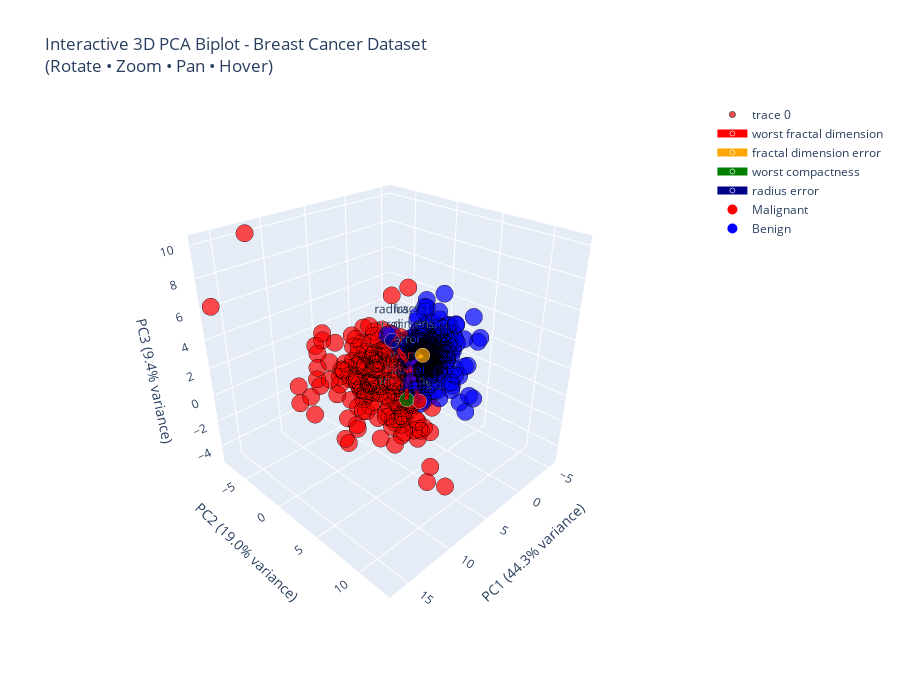

Source (notebook cell):
### Markdown cell above
- Interactive 3D PCA

### Code cell
import plotly.graph_objects as go

df_pca = pd.DataFrame({
    'PC1': X_pca_3d[:, 0],
    'PC2': X_pca_3d[:, 1],
    'PC3': X_pca_3d[:, 2],
    'Class': ['Malignant' if label == 0 else 'Benign' for label in y]
})

fig = go.Figure()

# Points
fig.add_trace(go.Scatter3d(
    x=df_pca['PC1'], y=df_pca['PC2'], z=df_pca['PC3'],
    mode='markers',
    marker=dict(size=6, color=df_pca['Class'].map({'Malignant': 'red', 'Benign': 'blue'}),
                opacity=0.7, line=dict(width=1, color='black')),
    text=df_pca['Class'], hoverinfo='text'
))

# Feature vectors (top 4)
scale_factor = 8.0
top_features_idx = np.argsort(feature_importance)[-4:][::-1]
vector_colors = ['red', 'orange', 'green', 'darkblue']

for i, idx in enumerate(top_features_idx):
    vec = pca_3d.components_[:, idx] * scale_factor
    fig.add_trace(go.Scatter3d(x=[0, vec[0]], y=[0, vec[1]], z=[0, vec[2]],
                               mode='lines+markers',
                               line=dict(color=vector_colors[i], width=8),
                               marker=dict(size=[0, 10], color=vector_colors[i]),
                               name=data.feature_names[idx]))
    
    name = data.feature_names[idx].replace(' ', '<br>')
    fig.add_trace(go.Scatter3d(x=[vec[0]], y=[vec[1]], z=[vec[2]],
                               mode='text', text=[name], textposition="top center",
                               showlegend=False))

fig.update_layout(
    title="Interactive 3D PCA Biplot - Breast Cancer Dataset<br>(Rotate • Zoom • Pan • Hover)",
    scene=dict(
        xaxis_title=f'PC1 ({pca_3d.explained_variance_ratio_[0]:.1%} variance)',
        yaxis_title=f'PC2 ({pca_3d.explained_variance_ratio_[1]:.1%} variance)',
        zaxis_title=f'PC3 ({pca_3d.explained_variance_ratio_[2]:.1%} variance)',
        aspectmode='manual', aspectratio=dict(x=1, y=1, z=1),
        camera=dict(eye=dict(x=1.5, y=1.5, z=1.2))
    ),
    width=900, height=700
)

# Legend for classes
fig.add_trace(go.Scatter3d(x=[None], y=[None], z=[None], mode='markers',
                           marker=dict(size=10, color='red'), name='Malignant'))
fig.add_trace(go.Scatter3d(x=[None], y=[None], z=[None], mode='markers',
                           marker=dict(size=10, color='blue'), name='Benign'))

fig.show()

### Figure 1 — Plotly figure (JSON) as saved in the notebook; plotly's stock layout.template omitted (floating-point values rounded to 4 significant figures; data arrays with more than 128 entries replaced by an {"elided": "..."} marker saying what was removed)
{"data": [{"hoverinfo": "text", "marker": {"color": {"elided": "569 str values"}, "line": {"color": "black", "width": 1}, "opacity": 0.7, "size": 6}, "mode": "markers", "text": {"elided": "569 str values"}, "type": "scatter3d", "x": {"elided": "569 float values"}, "y": {"elided": "569 float values"}, "z": {"elided": "569 float values"}}, {"line": {"color": "red", "width": 8}, "marker": {"color": "red", "size": [0, 10]}, "mode": "lines+markers", "name": "worst fractal dimension", "type": "scatter3d", "x": [0, 1.054], "y": [0, 2.203], "z": [0, -1.862]}, {"mode": "text", "showlegend": false, "text": ["worst<br>fractal<br>dimension"], "textposition": "top center", "type": "scatter3d", "x": [1.054], "y": [2.203], "z": [-1.862]}, {"line": {"color": "orange", "width": 8}, "marker": {"color": "orange", "size": [0, 10]}, "mode": "lines+markers", "name": "fractal dimension error", "type": "scatter3d", "x": [0, 0.8205], "y": [0, 2.241], "z": [0, 1.692]}, {"mode": "text", "showlegend": false, "text": ["fractal<br>dimension<br>error"], "textposition": "top center", "type": "scatter3d", "x": [0.8205], "y": [2.241], "z": [1.692]}, {"line": {"color": "green", "width": 8}, "marker": {"color": "green", "size": [0, 10]}, "mode": "lines+markers", "name": "worst compactness", "type": "scatter3d", "x": [0, 1.681], "y": [0, 1.149], "z": [0, -1.889]}, {"mode": "text", "showlegend": false, "text": ["worst<br>compactness"], "textposition": "top center", "type": "scatter3d", "x": [1.681], "y": [1.149], "z": [-1.889]}, {"line": {"color": "darkblue", "width": 8}, "marker": {"color": "darkblue", "size": [0, 10]}, "mode": "lines+markers", "name": "radius error", "type": "scatter3d", "x": [0, 1.648], "y": [0, -0.8444], "z": [0, 2.148]}, {"mode": "text", "showlegend": false, "text": ["radius<br>error"], "textposition": "top center", "type": "scatter3d", "x": [1.648], "y": [-0.8444], "z": [2.148]}, {"marker": {"color": "red", "size": 10}, "mode": "markers", "name": "Malignant", "type": "scatter3d", "x": [null], "y": [null], "z": [null]}, {"marker": {"color": "blue", "size": 10}, "mode": "markers", "name": "Benign", "type": "scatter3d", "x": [null], "y": [null], "z": [null]}], "layout": {"height": 700, "scene": {"aspectmode": "manual", "aspectratio": {"x": 1, "y": 1, "z": 1}, "camera": {"eye": {"x": 1.5, "y": 1.5, "z": 1.2}}, "xaxis": {"title": {"text": "PC1 (44.3% variance)"}}, "yaxis": {"title": {"text": "PC2 (19.0% variance)"}}, "zaxis": {"title": {"text": "PC3 (9.4% variance)"}}}, "title": {"text": "Interactive 3D PCA Biplot - Breast Cancer Dataset<br>(Rotate • Zoom • Pan • Hover)"}, "width": 900}}
